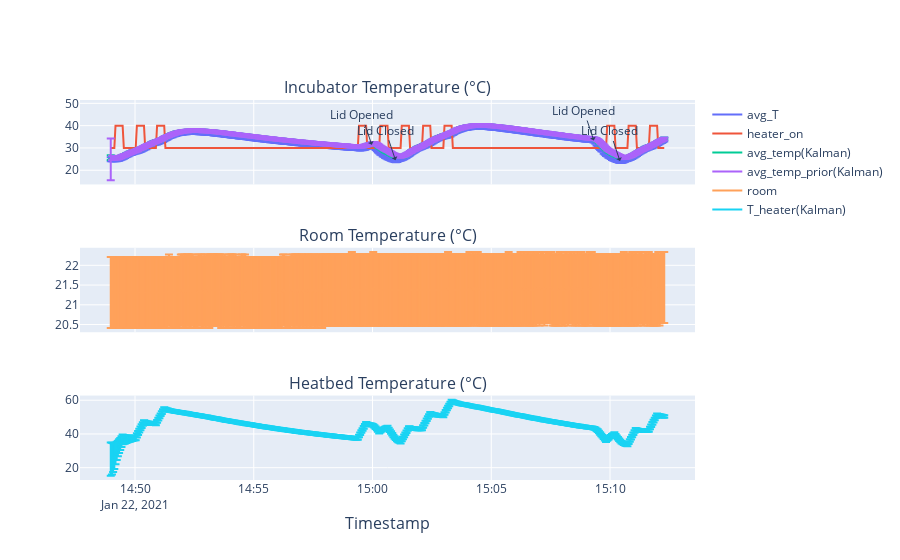

Source (notebook cell):
### Code cell
fig = plotly_incubator_data(data,
                            compare_to={
                                "Kalman": {
                                    "timestamp_ns": data["timestamp_ns"],
                                    "T": kalman_prediction[:, 1]
                                },
                            },
                            heater_T_data={
                                "Kalman": {
                                    "timestamp_ns": data["timestamp_ns"],
                                    "T_heater": kalman_prediction[:, 0]
                                },
                            },
                            events=events,
                            overlay_heater=True,
                            show_hr_time=True)

# Save plotly interactive plot
import plotly.io as pio
pio.write_html(fig, file="incubator_KF.html")

fig

### Figure 1 — Plotly figure (JSON) as saved in the notebook; plotly's stock layout.template omitted (floating-point values rounded to 4 significant figures; data arrays with more than 128 entries replaced by an {"elided": "..."} marker saying what was removed)
{"data": [{"error_y": {"type": "constant", "value": 0.9}, "name": "avg_T", "type": "scatter", "x": {"elided": "467 str values"}, "xaxis": "x", "y": {"elided": "467 float values"}, "yaxis": "y"}, {"name": "heater_on", "type": "scatter", "x": {"elided": "467 str values"}, "xaxis": "x", "y": {"elided": "467 int values"}, "yaxis": "y"}, {"error_y": {"array": {"elided": "467 float values"}, "type": "data"}, "name": "avg_temp(Kalman)", "type": "scatter", "x": {"elided": "467 str values"}, "xaxis": "x", "y": {"elided": "467 float values"}, "yaxis": "y"}, {"error_y": {"array": {"elided": "467 float values"}, "type": "data"}, "name": "avg_temp_prior(Kalman)", "type": "scatter", "x": {"elided": "467 str values"}, "xaxis": "x", "y": {"elided": "467 float values"}, "yaxis": "y"}, {"error_y": {"type": "constant", "value": 0.9}, "name": "room", "type": "scatter", "x": {"elided": "467 str values"}, "xaxis": "x2", "y": {"elided": "467 float values"}, "yaxis": "y2"}, {"error_y": {"array": {"elided": "467 float values"}, "type": "data"}, "name": "T_heater(Kalman)", "type": "scatter", "x": {"elided": "467 str values"}, "xaxis": "x3", "y": {"elided": "467 float values"}, "yaxis": "y3"}], "layout": {"annotations": [{"font": {"size": 16}, "showarrow": false, "text": "Incubator Temperature (°C)", "x": 0.5, "xanchor": "center", "xref": "paper", "y": 1, "yanchor": "bottom", "yref": "paper"}, {"font": {"size": 16}, "showarrow": false, "text": "Room Temperature (°C)", "x": 0.5, "xanchor": "center", "xref": "paper", "y": 0.6111, "yanchor": "bottom", "yref": "paper"}, {"font": {"size": 16}, "showarrow": false, "text": "Heatbed Temperature (°C)", "x": 0.5, "xanchor": "center", "xref": "paper", "y": 0.2222, "yanchor": "bottom", "yref": "paper"}, {"font": {"size": 16}, "showarrow": false, "text": "Timestamp", "x": 0.5, "xanchor": "center", "xref": "paper", "y": 0, "yanchor": "top", "yref": "paper", "yshift": -30}, {"arrowhead": 1, "showarrow": true, "text": "Lid Opened", "x": "2021-01-22T14:59:58", "y": 31.41}, {"arrowhead": 1, "showarrow": true, "text": "Lid Closed", "x": "2021-01-22T15:00:58", "y": 24.53}, {"arrowhead": 1, "showarrow": true, "text": "Lid Opened", "x": "2021-01-22T15:09:19", "y": 33.34}, {"arrowhead": 1, "showarrow": true, "text": "Lid Closed", "x": "2021-01-22T15:10:25", "y": 24.16}], "xaxis": {"anchor": "y", "domain": [0, 1], "matches": "x3", "showticklabels": false}, "xaxis2": {"anchor": "y2", "domain": [0, 1], "matches": "x3", "showticklabels": false}, "xaxis3": {"anchor": "y3", "domain": [0, 1]}, "yaxis": {"anchor": "x", "domain": [0.7778, 1]}, "yaxis2": {"anchor": "x2", "domain": [0.3889, 0.6111]}, "yaxis3": {"anchor": "x3", "domain": [0, 0.2222]}}}
